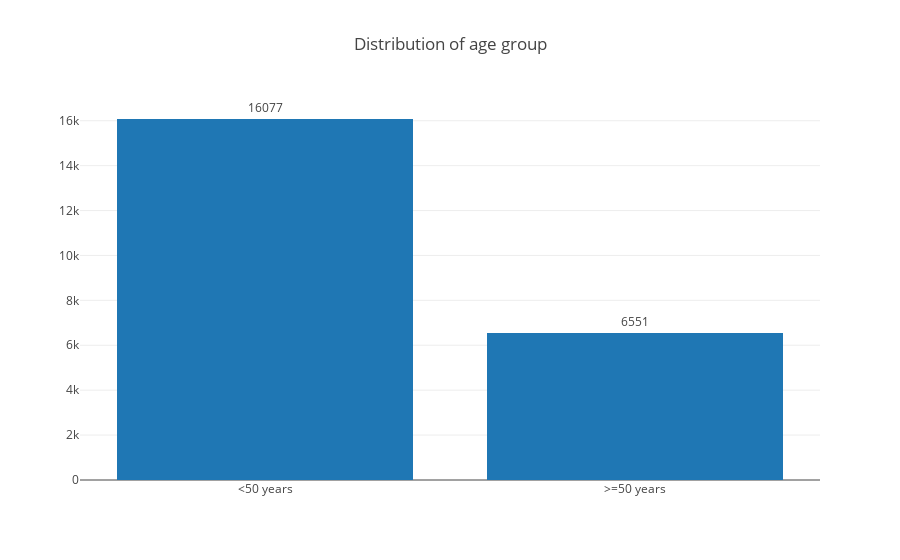

The notebook cell this image was saved under:
### Code cell
data = [go.Bar(
            #x=df.groupby('age_group').count().reset_index()['age_group'],
            y=df.groupby('age_group').count().reset_index()['index'],
            x=['<50 years', '>=50 years'],
            text=df.groupby('age_group').count().reset_index()['index'],
            textposition = 'outside',
    )]

layout = dict(title='Distribution of age group', showlegend=False,
              
              )

figure = dict(data=data, layout=layout)
iplot(figure)

### Figure 1 — Plotly figure (JSON) as saved in the notebook; plotly's stock layout.template omitted (floating-point values rounded to 4 significant figures)
{"data": [{"text": [16077, 6551], "textposition": "outside", "type": "bar", "x": ["<50 years", ">=50 years"], "y": [16077, 6551]}], "layout": {"showlegend": false, "title": "Distribution of age group"}}
